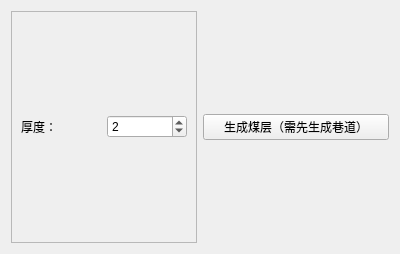
<?xml version="1.0" encoding="UTF-8"?>
<ui version="4.0">
 <class>Seam</class>
 <widget class="QWidget" name="Seam">
  <property name="geometry">
   <rect>
    <x>0</x>
    <y>0</y>
    <width>400</width>
    <height>254</height>
   </rect>
  </property>
  <property name="windowTitle">
   <string>煤层设置</string>
  </property>
  <layout class="QHBoxLayout" name="horizontalLayout_3">
   <item>
    <widget class="QFrame" name="frame_9">
     <property name="frameShape">
      <enum>QFrame::StyledPanel</enum>
     </property>
     <property name="frameShadow">
      <enum>QFrame::Raised</enum>
     </property>
     <layout class="QHBoxLayout" name="horizontalLayout_2">
      <item>
       <widget class="QLabel" name="label_20">
        <property name="text">
         <string>厚度：</string>
        </property>
       </widget>
      </item>
      <item>
       <widget class="QSpinBox" name="spinBox_seamThickness">
        <property name="minimum">
         <number>0</number>
        </property>
        <property name="maximum">
         <number>11895959</number>
        </property>
        <property name="value">
         <number>2</number>
        </property>
       </widget>
      </item>
     </layout>
    </widget>
   </item>
   <item>
    <widget class="QPushButton" name="pushButton_generate_coalmine">
     <property name="enabled">
      <bool>true</bool>
     </property>
     <property name="text">
      <string>生成煤层（需先生成巷道）</string>
     </property>
    </widget>
   </item>
  </layout>
 </widget>
 <resources/>
 <connections/>
</ui>
